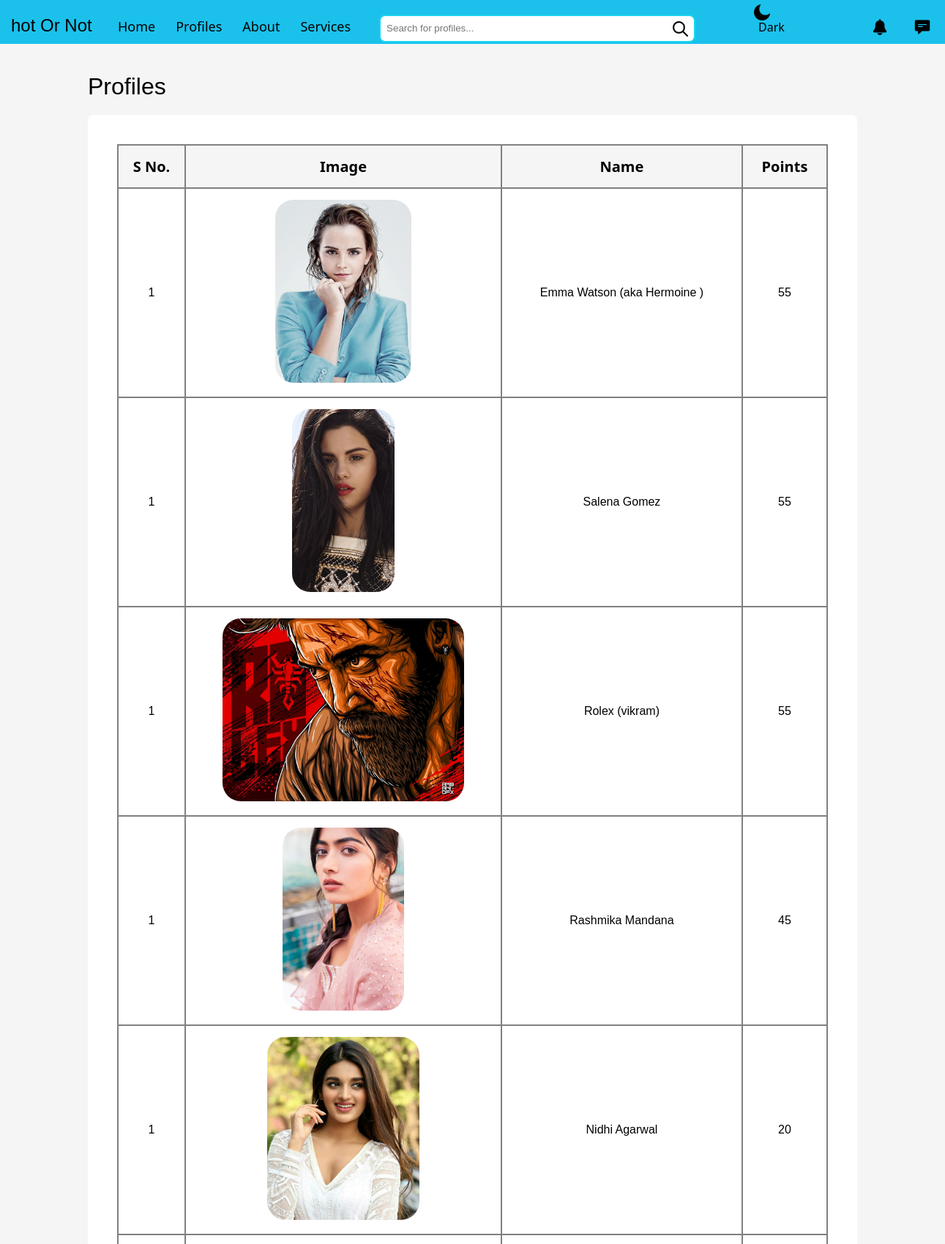
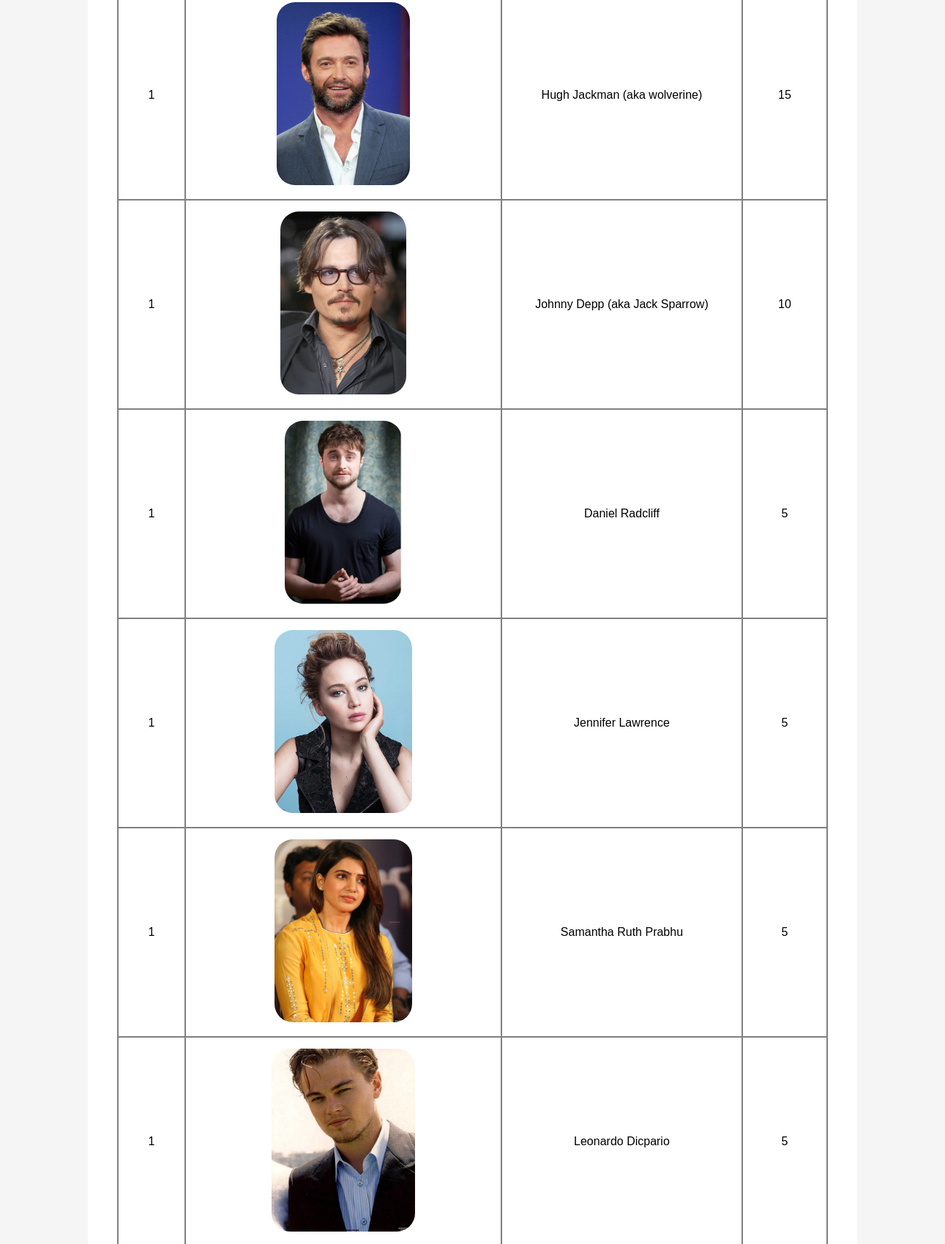
The page /profiles (upper part) on the database its author committed (2 pictures, top to bottom).
### home/models.py (models this page shows, shortened)
class Image(models.Model):
    name = models.CharField(max_length= 50)
    image = models.ImageField(upload_to = "images/", null=True, blank=True)
    date_created = models.DateTimeField(auto_now_add=True)
    is_active = models.BooleanField(default=True)
    points = models.IntegerField(default=0)

### home/views.py (the view)
# urls.py: path('profiles', views.profiles, name = 'profiles'),
def profiles(request):
    pics = Image.objects.all()
    pics = sorted(pics, key=lambda x: x.points, reverse=True)
    context = {
        "pics": pics
    }
    return render(request, "profiles.html", context)

### templates/profiles.html (shortened to what this page needs)
{% extends 'base.html' %}
{% load static %}
{% block head %}
<link rel="stylesheet" href="/static/css/indexStyle.css">
<link rel="stylesheet" href="/static/css/responsive.css">
<link rel="stylesheet" href="{% static 'css/profiles.css' %}">
{% endblock head %}
{% block main %}
<main>
    <p id="p-head">
        Profiles
    </p>
    <div id= "p-container" class="p-container">
        <table id="p-table">
            <tr id="first-row">
                <th class="p-c1">S No.</th>
                <th class="p-c2">Image</th>
                <th class="p-c3">Name</th>
                <th class="p-c4">Points</th>
            </tr>
            {% for p in pics  %}
                <tr>
                    <td class="p-c1">1</td>
                    <td class="p-c2">
                        {% if p.image  %}
                            <img id="p-img" src="{{p.image.url}}" alt="upload">
                        {% else %}
                            <img id="p-img" src="{% static 'img/sample-man.jpg' %}" alt="sample-man">
                        {% endif %}
                    </td>
                    <td class="p-c3">{{p.name}}</td>
                    {% if p.points %}
                    <td class="p-c4">{{p.points}}</td>
                    {% else %}
                    <td class="p-c4">0</td>
                    {% endif %}
                </tr>
            {% endfor %}
        </table>
    </div>
</main>
{% endblock main %}

### templates/base.html (shortened to what this page needs)
{% load static %}
<!DOCTYPE html>
<html lang="en">
<head>
    {% block head %}
    {% endblock head %}
</head>
<body id="my-body">
    <header>
        <nav id="m-nav">
            <p id="logo-head">hot Or Not</p>
            <div id="nav-list">
                <ul>
                    <li><a href="/">Home</a></li>
                    <li><a href="/profiles">Profiles</a></li>
                    <li><a href="/about">About</a></li>
                    <li><a href="/services">Services</a></li>
                </ul>
            </div>
            <div class="search-box">
                <form method="get" action="/search">
                    <input placeholder="Search for profiles..." type="text" name="search-bar" id="search-bar">
                    <img id="search-img" src="/static/img/search.png" alt="search">
                </form>
            </div>
            <div class="theme-changer">
                <img id="theme-img" src="/static/img/moon.png" alt="dark-theme">
                <span id="t-c-para">Dark </span>
            </div>
            <div class="nav-items">
                <img class="nav-img" src="/static/img/bell.png" alt="bell">
                <img class="nav-img" src="/static/img/comment.png" alt="comment">
            </div>
        </nav>
    </header>
    {% block main %}
    {% endblock main %}
</body>
</html>

### static/css/indexStyle.css (style rules this page uses)
* { margin: 0; padding: 0; }
body { background-color: whitesmoke; color: black; }
#logo-head { display: inline-block; width: 8rem; height: 2rem; font-family: sans-serif, monospace; font-size: 24px; font-weight: 500; margin-left: 15px; }
header { width: 100%; height: 60px; background-color: rgb(27, 193, 235); }
#m-nav { position: fixed; width: 100%; height: 60px; background-color: rgb(27, 193, 235); z-index: 999; }
#nav-list { display: inline-block; }
#nav-list ul { display: flex; flex-direction: row; flex-wrap: nowrap; list-style-type: none; }
#nav-list li { display: inline-block; }
#nav-list li a { display: inline-block; text-decoration: none; color: black; margin: 15px; padding: 2px; font-family: 'Segoe UI', Tahoma, Geneva, Verdana, sans-serif; font-size: 18px; }
.search-box { display: inline-block; width: 500px; height: 40px; margin-left: 21px; }
#search-bar { width: 450px; height: 34px; border: 2px solid rgba(11, 211, 238, 0.938); border-radius: 8px; padding-left: 8px; }
#search-img { height: 21px; position: relative; left: -35px; top: 7px; }
.theme-changer { width: 65px; height: 28px; display: inline-block; position: relative; top: 6px; margin-right: 18px; left: 48px; }
#t-c-para { font-family: system-ui, -apple-system, BlinkMacSystemFont, 'Segoe UI', Roboto, Oxygen, Ubuntu, Cantarell, 'Open Sans', 'Helvetica Neue', sans-serif; transform: translateY(-6px); display: inline-block; margin-left: 6px; }
#theme-img { height: 22px; }
.nav-items { width: 200px; height: 40px; display: inline-block; position: relative; left: 110px; top: 5px; }
.nav-img { height: 22px; margin-left: 16px; padding-left: 16px; }

### static/css/responsive.css (style rules this page uses)
@media only screen and (max-width:1366px) { #nav-list li a { margin: 15px 12px 15px 12px; } }
@media only screen and (max-width:1366px) { .search-box { width: 460px; } }
@media only screen and (max-width:1366px) { #search-bar { width: 420px; } }
@media only screen and (max-width:1366px) { .nav-items { left: 90px; } }

### static/css/profiles.css (style rules this page uses)
#p-head { font-family: sans-serif; font-size: 32px; padding: 40px 120px 10px 120px; }
.p-container { min-height: 600px; background-color: white; margin: 10px 120px 10px 120px; padding: 40px; border-radius: 8px; }
#p-table { width: 100%; font-family: sans-serif, monospace; font-size: 16px; border: 2px solid gray; border-collapse: collapse; border-bottom: none; }
th, td { padding: 15px; text-align: center; border: 2px solid gray; }
#first-row { background-color: whitesmoke; font-family: 'Segoe UI', Tahoma, Geneva, Verdana, sans-serif; font-size:20px; }
#p-img { width: auto; height: 250px; border-radius: 25px; }
.p-c1 { width: 60px; }
.p-c2 { width: 400px; }

### rows shown on the page
Image: image (picture), name "Emma Watson (aka Hermoine )", points "55"
Image: image (picture), name "Salena Gomez", points "55"
Image: image (picture), name "Rolex (vikram)", points "55"
Image: image (picture), name "Rashmika Mandana", points "45"
Image: image (picture), name "Nidhi Agarwal", points "20"
Image: image (picture), name "Hugh Jackman (aka wolverine)", points "15"
Image: image (picture), name "Johnny Depp (aka Jack Sparrow)", points "10"
Image: image (picture), name "Daniel Radcliff", points "5"
Image: image (picture), name "Jennifer Lawrence", points "5"
Image: image (picture), name "Samantha Ruth Prabhu", points "5"
Image: image (picture), name "Leonardo Dicpario", points "5"
